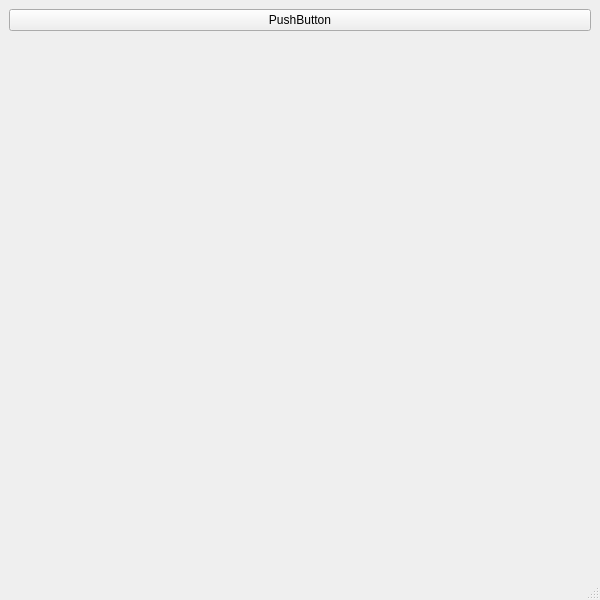
<?xml version="1.0" encoding="UTF-8"?>
<ui version="4.0">
 <class>MainWindow</class>
 <widget class="QMainWindow" name="MainWindow">
  <property name="geometry">
   <rect>
    <x>0</x>
    <y>0</y>
    <width>600</width>
    <height>600</height>
   </rect>
  </property>
  <property name="maximumSize">
   <size>
    <width>600</width>
    <height>600</height>
   </size>
  </property>
  <property name="windowTitle">
   <string>Git и жёлтые окружности</string>
  </property>
  <widget class="QWidget" name="centralwidget">
   <layout class="QHBoxLayout" name="horizontalLayout_2">
    <item>
     <layout class="QVBoxLayout" name="verticalLayout">
      <item>
       <widget class="QPushButton" name="pushButton">
        <property name="text">
         <string>PushButton</string>
        </property>
       </widget>
      </item>
      <item>
       <spacer name="verticalSpacer">
        <property name="orientation">
         <enum>Qt::Vertical</enum>
        </property>
        <property name="sizeHint" stdset="0">
         <size>
          <width>20</width>
          <height>40</height>
         </size>
        </property>
       </spacer>
      </item>
     </layout>
    </item>
   </layout>
  </widget>
  <widget class="QMenuBar" name="menubar">
   <property name="geometry">
    <rect>
     <x>0</x>
     <y>0</y>
     <width>600</width>
     <height>26</height>
    </rect>
   </property>
  </widget>
  <widget class="QStatusBar" name="statusbar"/>
 </widget>
 <resources/>
 <connections/>
</ui>
